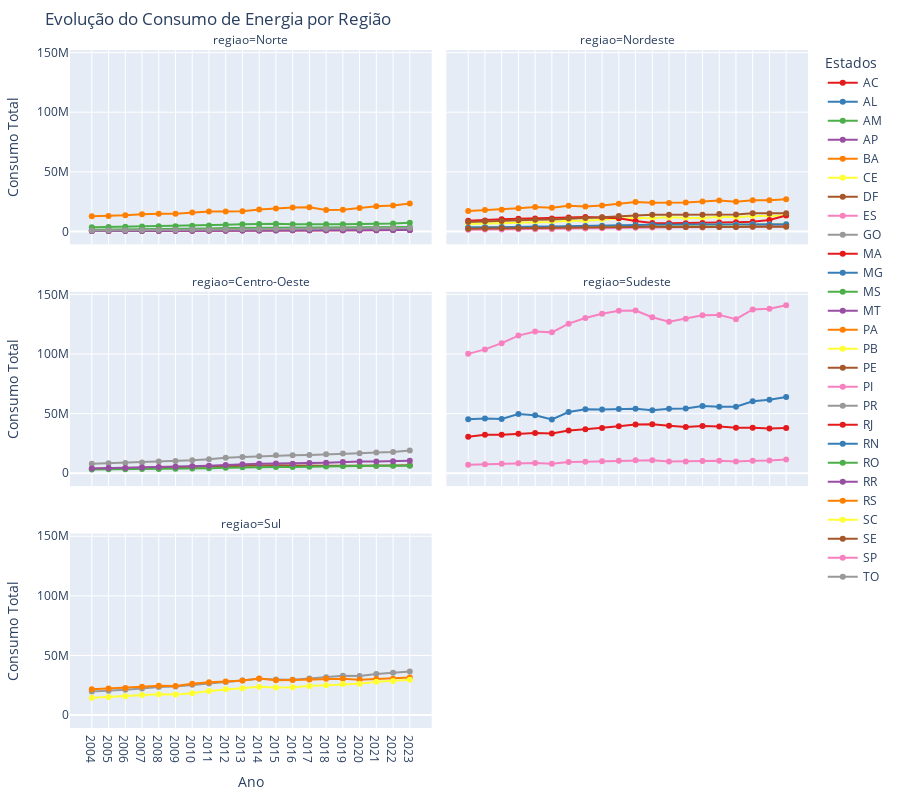

The notebook cell saved with this chart:
### Code cell
# Criar o gráfico interativo com Plotly Express
fig = px.line(
    df_consumo_ano_estado, 
    x="ano", 
    y="consumo", 
    color="sigla_uf", 
    facet_col="regiao",  # Criar subplots por região
    facet_col_wrap=2,  # Número de colunas de subplots
    markers=True,  # Adicionar marcadores
    title="Evolução do Consumo de Energia por Região",
    labels={"ano": "Ano", "consumo": "Consumo Total", "sigla_uf": "Estado"},
    color_discrete_sequence=px.colors.qualitative.Set1
)

# Melhorar layout
fig.update_layout(
    height=800,  # Ajustar altura do gráfico
    margin=dict(t=50, l=50, r=50, b=50),  # Margens
    legend_title="Estados",
    hovermode="x unified"  # Tooltip unificado ao passar o mouse
)

# Melhorar o eixo X (anos inteiros)
fig.update_xaxes(tickmode="array", tickvals=df_consumo_ano_estado["ano"].unique())

# Exibir gráfico interativo
fig.show()

### Figure 1 — Plotly figure (JSON) as saved in the notebook; plotly's stock layout.template omitted (floating-point values rounded to 4 significant figures)
{"data": [{"hovertemplate": "Estado=AC<br>regiao=Norte<br>Ano=%{x}<br>Consumo Total=%{y}<extra></extra>", "legendgroup": "AC", "line": {"color": "rgb(228,26,28)", "dash": "solid"}, "marker": {"symbol": "circle"}, "mode": "lines+markers", "name": "AC", "orientation": "v", "showlegend": true, "type": "scatter", "x": [2004, 2005, 2006, 2007, 2008, 2009, 2010, 2011, 2012, 2013, 2014, 2015, 2016, 2017, 2018, 2019, 2020, 2021, 2022, 2023], "xaxis": "x5", "y": [415771, 457354, 504746, 541318, 582603, 621266, 673246, 728359, 821973, 844106, 886560, 973737, 1014245, 1074277, 978806, 1080968, 1102547, 1095123, 1153685, 1246444], "yaxis": "y5"}, {"hovertemplate": "Estado=AL<br>regiao=Nordeste<br>Ano=%{x}<br>Consumo Total=%{y}<extra></extra>", "legendgroup": "AL", "line": {"color": "rgb(55,126,184)", "dash": "solid"}, "marker": {"symbol": "circle"}, "mode": "lines+markers", "name": "AL", "orientation": "v", "showlegend": true, "type": "scatter", "x": [2004, 2005, 2006, 2007, 2008, 2009, 2010, 2011, 2012, 2013, 2014, 2015, 2016, 2017, 2018, 2019, 2020, 2021, 2022, 2023], "xaxis": "x6", "y": [3390490, 3639834, 3602191, 3746798, 3908132, 3782090, 4005367, 3882451, 4447021, 4786569, 4949613, 4910480, 4880506, 4959862, 4708714, 4128325, 3948183, 4634686, 4960146, 5434198], "yaxis": "y6"}, {"hovertemplate": "Estado=AM<br>regiao=Norte<br>Ano=%{x}<br>Consumo Total=%{y}<extra></extra>", "legendgroup": "AM", "line": {"color": "rgb(77,175,74)", "dash": "solid"}, "marker": {"symbol": "circle"}, "mode": "lines+markers", "name": "AM", "orientation": "v", "showlegend": true, "type": "scatter", "x": [2004, 2005, 2006, 2007, 2008, 2009, 2010, 2011, 2012, 2013, 2014, 2015, 2016, 2017, 2018, 2019, 2020, 2021, 2022, 2023], "xaxis": "x5", "y": [3525094, 3744608, 3924424, 4135656, 4355963, 4361756, 4815239, 5085352, 5596326, 5966223, 6275225, 6357216, 5990565, 5852472, 5966402, 6141975, 6208102, 6187928, 6714757, 7284288], "yaxis": "y5"}, {"hovertemplate": "Estado=AP<br>regiao=Norte<br>Ano=%{x}<br>Consumo Total=%{y}<extra></extra>", "legendgroup": "AP", "line": {"color": "rgb(152,78,163)", "dash": "solid"}, "marker": {"symbol": "circle"}, "mode": "lines+markers", "name": "AP", "orientation": "v", "showlegend": true, "type": "scatter", "x": [2004, 2005, 2006, 2007, 2008, 2009, 2010, 2011, 2012, 2013, 2014, 2015, 2016, 2017, 2018, 2019, 2020, 2021, 2022, 2023], "xaxis": "x5", "y": [501434, 563899, 600867, 625922, 667443, 708257, 785874, 825072, 881936, 960896, 1014621, 1055721, 1114396, 1073095, 1053654, 1074205, 1018805, 1139985, 1126457, 1208143], "yaxis": "y5"}, {"hovertemplate": "Estado=BA<br>regiao=Nordeste<br>Ano=%{x}<br>Consumo Total=%{y}<extra></extra>", "legendgroup": "BA", "line": {"color": "rgb(255,127,0)", "dash": "solid"}, "marker": {"symbol": "circle"}, "mode": "lines+markers", "name": "BA", "orientation": "v", "showlegend": true, "type": "scatter", "x": [2004, 2005, 2006, 2007, 2008, 2009, 2010, 2011, 2012, 2013, 2014, 2015, 2016, 2017, 2018, 2019, 2020, 2021, 2022, 2023], "xaxis": "x6", "y": [17248063, 17929759, 18263596, 19375797, 20440096, 19850138, 21541106, 20959399, 21811360, 23321687, 24744981, 24149091, 23945410, 24331448, 25092078, 25919723, 24825275, 26198552, 26262880, 27101657], "yaxis": "y6"}, {"hovertemplate": "Estado=CE<br>regiao=Nordeste<br>Ano=%{x}<br>Consumo Total=%{y}<extra></extra>", "legendgroup": "CE", "line": {"color": "rgb(255,255,51)", "dash": "solid"}, "marker": {"symbol": "circle"}, "mode": "lines+markers", "name": "CE", "orientation": "v", "showlegend": true, "type": "scatter", "x": [2004, 2005, 2006, 2007, 2008, 2009, 2010, 2011, 2012, 2013, 2014, 2015, 2016, 2017, 2018, 2019, 2020, 2021, 2022, 2023], "xaxis": "x6", "y": [6328325, 6823665, 6978943, 7298821, 7622854, 7917682, 8876027, 9027635, 10024612, 10808636, 11356502, 11325726, 11913850, 11424147, 11265420, 12279930, 11947947, 12970303, 12884550, 13447305], "yaxis": "y6"}, {"hovertemplate": "Estado=DF<br>regiao=Centro-Oeste<br>Ano=%{x}<br>Consumo Total=%{y}<extra></extra>", "legendgroup": "DF", "line": {"color": "rgb(166,86,40)", "dash": "solid"}, "marker": {"symbol": "circle"}, "mode": "lines+markers", "name": "DF", "orientation": "v", "showlegend": true, "type": "scatter", "x": [2004, 2005, 2006, 2007, 2008, 2009, 2010, 2011, 2012, 2013, 2014, 2015, 2016, 2017, 2018, 2019, 2020, 2021, 2022, 2023], "xaxis": "x3", "y": [3858423, 4102910, 4309610, 4631076, 4920522, 5245733, 5602206, 5917947, 6181366, 6533439, 6772356, 6648001, 6510667, 6210197, 6219642, 6315381, 6169523, 6406674, 6488096, 6656606], "yaxis": "y3"}, {"hovertemplate": "Estado=ES<br>regiao=Sudeste<br>Ano=%{x}<br>Consumo Total=%{y}<extra></extra>", "legendgroup": "ES", "line": {"color": "rgb(247,129,191)", "dash": "solid"}, "marker": {"symbol": "circle"}, "mode": "lines+markers", "name": "ES", "orientation": "v", "showlegend": true, "type": "scatter", "x": [2004, 2005, 2006, 2007, 2008, 2009, 2010, 2011, 2012, 2013, 2014, 2015, 2016, 2017, 2018, 2019, 2020, 2021, 2022, 2023], "xaxis": "x4", "y": [7134062, 7606230, 8022290, 8444334, 8602203, 7970251, 9386053, 9767563, 10060032, 10492409, 10925158, 11014931, 9836409, 9785083, 10199952, 10462779, 9913126, 10585897, 10763915, 11651245], "yaxis": "y4"}, {"hovertemplate": "Estado=GO<br>regiao=Centro-Oeste<br>Ano=%{x}<br>Consumo Total=%{y}<extra></extra>", "legendgroup": "GO", "line": {"color": "rgb(153,153,153)", "dash": "solid"}, "marker": {"symbol": "circle"}, "mode": "lines+markers", "name": "GO", "orientation": "v", "showlegend": true, "type": "scatter", "x": [2004, 2005, 2006, 2007, 2008, 2009, 2010, 2011, 2012, 2013, 2014, 2015, 2016, 2017, 2018, 2019, 2020, 2021, 2022, 2023], "xaxis": "x3", "y": [8050750, 8472127, 8615377, 9060644, 9868917, 10303616, 10905277, 11706392, 13004378, 13614606, 14237865, 15030784, 15078646, 15366607, 16024163, 16503100, 16703988, 17324435, 17762867, 19076041], "yaxis": "y3"}, {"hovertemplate": "Estado=MA<br>regiao=Nordeste<br>Ano=%{x}<br>Consumo Total=%{y}<extra></extra>", "legendgroup": "MA", "line": {"color": "rgb(228,26,28)", "dash": "solid"}, "marker": {"symbol": "circle"}, "mode": "lines+markers", "name": "MA", "orientation": "v", "showlegend": true, "type": "scatter", "x": [2004, 2005, 2006, 2007, 2008, 2009, 2010, 2011, 2012, 2013, 2014, 2015, 2016, 2017, 2018, 2019, 2020, 2021, 2022, 2023], "xaxis": "x6", "y": [8919920, 9220382, 10129483, 10716948, 10965788, 10793787, 11613215, 12052756, 11699797, 10999197, 8700114, 7037798, 6823586, 6904708, 7099209, 7511233, 7717735, 8146906, 9612313, 13378126], "yaxis": "y6"}, {"hovertemplate": "Estado=MG<br>regiao=Sudeste<br>Ano=%{x}<br>Consumo Total=%{y}<extra></extra>", "legendgroup": "MG", "line": {"color": "rgb(55,126,184)", "dash": "solid"}, "marker": {"symbol": "circle"}, "mode": "lines+markers", "name": "MG", "orientation": "v", "showlegend": true, "type": "scatter", "x": [2004, 2005, 2006, 2007, 2008, 2009, 2010, 2011, 2012, 2013, 2014, 2015, 2016, 2017, 2018, 2019, 2020, 2021, 2022, 2023], "xaxis": "x4", "y": [45308746, 45992571, 45566946, 49630277, 48659069, 45091485, 51312857, 53610710, 53407057, 53898884, 54172635, 52816798, 54102216, 54240396, 56471748, 55896331, 55775602, 60373939, 61588177, 64024386], "yaxis": "y4"}, {"hovertemplate": "Estado=MS<br>regiao=Centro-Oeste<br>Ano=%{x}<br>Consumo Total=%{y}<extra></extra>", "legendgroup": "MS", "line": {"color": "rgb(77,175,74)", "dash": "solid"}, "marker": {"symbol": "circle"}, "mode": "lines+markers", "name": "MS", "orientation": "v", "showlegend": true, "type": "scatter", "x": [2004, 2005, 2006, 2007, 2008, 2009, 2010, 2011, 2012, 2013, 2014, 2015, 2016, 2017, 2018, 2019, 2020, 2021, 2022, 2023], "xaxis": "x3", "y": [3262925, 3346901, 3367714, 3524755, 3638741, 3806707, 4017307, 4302164, 4693952, 5097806, 5345363, 5337826, 5246143, 5569320, 5764937, 6142048, 6270772, 6341349, 6306896, 6409696], "yaxis": "y3"}, {"hovertemplate": "Estado=MT<br>regiao=Centro-Oeste<br>Ano=%{x}<br>Consumo Total=%{y}<extra></extra>", "legendgroup": "MT", "line": {"color": "rgb(152,78,163)", "dash": "solid"}, "marker": {"symbol": "circle"}, "mode": "lines+markers", "name": "MT", "orientation": "v", "showlegend": true, "type": "scatter", "x": [2004, 2005, 2006, 2007, 2008, 2009, 2010, 2011, 2012, 2013, 2014, 2015, 2016, 2017, 2018, 2019, 2020, 2021, 2022, 2023], "xaxis": "x3", "y": [4047583, 4321016, 4399024, 4814863, 5224219, 5540317, 5785690, 6278019, 6838032, 7509598, 8025345, 8112242, 8028008, 8575161, 8841629, 9458027, 9799945, 9770016, 9998816, 10514640], "yaxis": "y3"}, {"hovertemplate": "Estado=PA<br>regiao=Norte<br>Ano=%{x}<br>Consumo Total=%{y}<extra></extra>", "legendgroup": "PA", "line": {"color": "rgb(255,127,0)", "dash": "solid"}, "marker": {"symbol": "circle"}, "mode": "lines+markers", "name": "PA", "orientation": "v", "showlegend": true, "type": "scatter", "x": [2004, 2005, 2006, 2007, 2008, 2009, 2010, 2011, 2012, 2013, 2014, 2015, 2016, 2017, 2018, 2019, 2020, 2021, 2022, 2023], "xaxis": "x5", "y": [12748406, 13047743, 13651720, 14432521, 14930966, 14767254, 15793909, 16652637, 16648088, 16972009, 18406153, 19337093, 20108743, 20293458, 18030086, 18191651, 19574298, 21136197, 21737466, 23373512], "yaxis": "y5"}, {"hovertemplate": "Estado=PB<br>regiao=Nordeste<br>Ano=%{x}<br>Consumo Total=%{y}<extra></extra>", "legendgroup": "PB", "line": {"color": "rgb(255,255,51)", "dash": "solid"}, "marker": {"symbol": "circle"}, "mode": "lines+markers", "name": "PB", "orientation": "v", "showlegend": true, "type": "scatter", "x": [2004, 2005, 2006, 2007, 2008, 2009, 2010, 2011, 2012, 2013, 2014, 2015, 2016, 2017, 2018, 2019, 2020, 2021, 2022, 2023], "xaxis": "x6", "y": [2891201, 3100800, 3279057, 3412362, 3621545, 3714493, 4181053, 4256661, 4570022, 4910300, 5103360, 5179542, 5189204, 5250663, 5406760, 5586642, 5597853, 5881354, 5750917, 5974533], "yaxis": "y6"}, {"hovertemplate": "Estado=PE<br>regiao=Nordeste<br>Ano=%{x}<br>Consumo Total=%{y}<extra></extra>", "legendgroup": "PE", "line": {"color": "rgb(166,86,40)", "dash": "solid"}, "marker": {"symbol": "circle"}, "mode": "lines+markers", "name": "PE", "orientation": "v", "showlegend": true, "type": "scatter", "x": [2004, 2005, 2006, 2007, 2008, 2009, 2010, 2011, 2012, 2013, 2014, 2015, 2016, 2017, 2018, 2019, 2020, 2021, 2022, 2023], "xaxis": "x6", "y": [7939009, 8497972, 8755780, 9329829, 9730052, 10088606, 10936333, 11290773, 11831506, 12935106, 13459323, 13954862, 13996074, 14086846, 14074844, 14555148, 14152877, 15212339, 15025129, 15184052], "yaxis": "y6"}, {"hovertemplate": "Estado=PI<br>regiao=Nordeste<br>Ano=%{x}<br>Consumo Total=%{y}<extra></extra>", "legendgroup": "PI", "line": {"color": "rgb(247,129,191)", "dash": "solid"}, "marker": {"symbol": "circle"}, "mode": "lines+markers", "name": "PI", "orientation": "v", "showlegend": true, "type": "scatter", "x": [2004, 2005, 2006, 2007, 2008, 2009, 2010, 2011, 2012, 2013, 2014, 2015, 2016, 2017, 2018, 2019, 2020, 2021, 2022, 2023], "xaxis": "x6", "y": [1507089, 1613678, 1654741, 1751050, 1843015, 1903228, 2225664, 2392555, 2734312, 2891679, 3086365, 3293086, 3380711, 3480578, 3408103, 3663840, 3699427, 3961502, 3995874, 4366618], "yaxis": "y6"}, {"hovertemplate": "Estado=PR<br>regiao=Sul<br>Ano=%{x}<br>Consumo Total=%{y}<extra></extra>", "legendgroup": "PR", "line": {"color": "rgb(153,153,153)", "dash": "solid"}, "marker": {"symbol": "circle"}, "mode": "lines+markers", "name": "PR", "orientation": "v", "showlegend": true, "type": "scatter", "x": [2004, 2005, 2006, 2007, 2008, 2009, 2010, 2011, 2012, 2013, 2014, 2015, 2016, 2017, 2018, 2019, 2020, 2021, 2022, 2023], "xaxis": "x", "y": [19872884, 20475716, 21273638, 22331180, 23611265, 23903892, 25355359, 26554400, 27790257, 29029099, 30386956, 29861017, 29597885, 30725539, 31819788, 32924612, 32867142, 34518664, 35467623, 36646540], "yaxis": "y"}, {"hovertemplate": "Estado=RJ<br>regiao=Sudeste<br>Ano=%{x}<br>Consumo Total=%{y}<extra></extra>", "legendgroup": "RJ", "line": {"color": "rgb(228,26,28)", "dash": "solid"}, "marker": {"symbol": "circle"}, "mode": "lines+markers", "name": "RJ", "orientation": "v", "showlegend": true, "type": "scatter", "x": [2004, 2005, 2006, 2007, 2008, 2009, 2010, 2011, 2012, 2013, 2014, 2015, 2016, 2017, 2018, 2019, 2020, 2021, 2022, 2023], "xaxis": "x4", "y": [30535178, 32227651, 32393559, 33251175, 33722657, 33310868, 35801197, 37007925, 38049534, 39469177, 40933568, 41128936, 39903433, 38882167, 39699306, 39243486, 38118629, 38246439, 37536150, 37953420], "yaxis": "y4"}, {"hovertemplate": "Estado=RN<br>regiao=Nordeste<br>Ano=%{x}<br>Consumo Total=%{y}<extra></extra>", "legendgroup": "RN", "line": {"color": "rgb(55,126,184)", "dash": "solid"}, "marker": {"symbol": "circle"}, "mode": "lines+markers", "name": "RN", "orientation": "v", "showlegend": true, "type": "scatter", "x": [2004, 2005, 2006, 2007, 2008, 2009, 2010, 2011, 2012, 2013, 2014, 2015, 2016, 2017, 2018, 2019, 2020, 2021, 2022, 2023], "xaxis": "x6", "y": [3195523, 3535315, 3733632, 3954028, 4041745, 4127279, 4523331, 4577980, 4870059, 5216146, 5465620, 5516601, 5588536, 5625411, 5702407, 5788607, 5638124, 6038024, 5848964, 5965650], "yaxis": "y6"}, {"hovertemplate": "Estado=RO<br>regiao=Norte<br>Ano=%{x}<br>Consumo Total=%{y}<extra></extra>", "legendgroup": "RO", "line": {"color": "rgb(77,175,74)", "dash": "solid"}, "marker": {"symbol": "circle"}, "mode": "lines+markers", "name": "RO", "orientation": "v", "showlegend": true, "type": "scatter", "x": [2004, 2005, 2006, 2007, 2008, 2009, 2010, 2011, 2012, 2013, 2014, 2015, 2016, 2017, 2018, 2019, 2020, 2021, 2022, 2023], "xaxis": "x5", "y": [1344907, 1439326, 1523904, 1633805, 1749852, 1913755, 2184581, 2377847, 2826148, 2930424, 3031531, 3033049, 2944371, 3066940, 3153153, 3247591, 3387604, 3359242, 3573754, 3806584], "yaxis": "y5"}, {"hovertemplate": "Estado=RR<br>regiao=Norte<br>Ano=%{x}<br>Consumo Total=%{y}<extra></extra>", "legendgroup": "RR", "line": {"color": "rgb(152,78,163)", "dash": "solid"}, "marker": {"symbol": "circle"}, "mode": "lines+markers", "name": "RR", "orientation": "v", "showlegend": true, "type": "scatter", "x": [2004, 2005, 2006, 2007, 2008, 2009, 2010, 2011, 2012, 2013, 2014, 2015, 2016, 2017, 2018, 2019, 2020, 2021, 2022, 2023], "xaxis": "x5", "y": [369864, 379531, 381906, 425294, 449998, 491253, 542696, 586999, 661925, 705117, 801664, 883031, 915100, 917813, 945412, 932072, 975286, 1035797, 1135446, 1275539], "yaxis": "y5"}, {"hovertemplate": "Estado=RS<br>regiao=Sul<br>Ano=%{x}<br>Consumo Total=%{y}<extra></extra>", "legendgroup": "RS", "line": {"color": "rgb(255,127,0)", "dash": "solid"}, "marker": {"symbol": "circle"}, "mode": "lines+markers", "name": "RS", "orientation": "v", "showlegend": true, "type": "scatter", "x": [2004, 2005, 2006, 2007, 2008, 2009, 2010, 2011, 2012, 2013, 2014, 2015, 2016, 2017, 2018, 2019, 2020, 2021, 2022, 2023], "xaxis": "x", "y": [21572560, 22243923, 22695845, 23785390, 24706605, 24444234, 26228631, 27629548, 28111432, 28955999, 30637596, 29244578, 29521055, 29927350, 30417966, 30425525, 29620946, 30357345, 30580761, 31469571], "yaxis": "y"}, {"hovertemplate": "Estado=SC<br>regiao=Sul<br>Ano=%{x}<br>Consumo Total=%{y}<extra></extra>", "legendgroup": "SC", "line": {"color": "rgb(255,255,51)", "dash": "solid"}, "marker": {"symbol": "circle"}, "mode": "lines+markers", "name": "SC", "orientation": "v", "showlegend": true, "type": "scatter", "x": [2004, 2005, 2006, 2007, 2008, 2009, 2010, 2011, 2012, 2013, 2014, 2015, 2016, 2017, 2018, 2019, 2020, 2021, 2022, 2023], "xaxis": "x", "y": [14498221, 15171517, 15724291, 16879813, 17582089, 17180143, 18349922, 20285839, 21588918, 22407573, 23793952, 23048727, 23306707, 24344285, 24935442, 26070735, 26214866, 27884516, 28634954, 29741073], "yaxis": "y"}, {"hovertemplate": "Estado=SE<br>regiao=Nordeste<br>Ano=%{x}<br>Consumo Total=%{y}<extra></extra>", "legendgroup": "SE", "line": {"color": "rgb(166,86,40)", "dash": "solid"}, "marker": {"symbol": "circle"}, "mode": "lines+markers", "name": "SE", "orientation": "v", "showlegend": true, "type": "scatter", "x": [2004, 2005, 2006, 2007, 2008, 2009, 2010, 2011, 2012, 2013, 2014, 2015, 2016, 2017, 2018, 2019, 2020, 2021, 2022, 2023], "xaxis": "x6", "y": [2366316, 2542673, 2662784, 2781415, 2929944, 3066461, 3294849, 3473595, 3621713, 3824569, 3881324, 3846755, 3783529, 3667573, 3740998, 3704964, 3642143, 3873634, 3851115, 3985945], "yaxis": "y6"}, {"hovertemplate": "Estado=SP<br>regiao=Sudeste<br>Ano=%{x}<br>Consumo Total=%{y}<extra></extra>", "legendgroup": "SP", "line": {"color": "rgb(247,129,191)", "dash": "solid"}, "marker": {"symbol": "circle"}, "mode": "lines+markers", "name": "SP", "orientation": "v", "showlegend": true, "type": "scatter", "x": [2004, 2005, 2006, 2007, 2008, 2009, 2010, 2011, 2012, 2013, 2014, 2015, 2016, 2017, 2018, 2019, 2020, 2021, 2022, 2023], "xaxis": "x4", "y": [100149287, 103906696, 109148413, 115459385, 118959835, 118182361, 125504595, 130282185, 133742258, 136244333, 136481805, 130814731, 127170671, 129607076, 132435008, 132848365, 129224424, 137360079, 138022565, 140991798], "yaxis": "y4"}, {"hovertemplate": "Estado=TO<br>regiao=Norte<br>Ano=%{x}<br>Consumo Total=%{y}<extra></extra>", "legendgroup": "TO", "line": {"color": "rgb(153,153,153)", "dash": "solid"}, "marker": {"symbol": "circle"}, "mode": "lines+markers", "name": "TO", "orientation": "v", "showlegend": true, "type": "scatter", "x": [2004, 2005, 2006, 2007, 2008, 2009, 2010, 2011, 2012, 2013, 2014, 2015, 2016, 2017, 2018, 2019, 2020, 2021, 2022, 2023], "xaxis": "x5", "y": [882676, 931922, 964280, 1055558, 1136257, 1219458, 1426164, 1502865, 1612345, 1816902, 1947897, 2074755, 2178070, 2232216, 2308357, 2418061, 2453172, 2524330, 2656190, 2844506], "yaxis": "y5"}], "layout": {"annotations": [{"font": {}, "showarrow": false, "text": "regiao=Sul", "x": 0.245, "xanchor": "center", "xref": "paper", "y": 0.2867, "yanchor": "bottom", "yref": "paper"}, {"font": {}, "showarrow": false, "text": "regiao=Centro-Oeste", "x": 0.245, "xanchor": "center", "xref": "paper", "y": 0.6433, "yanchor": "bottom", "yref": "paper"}, {"font": {}, "showarrow": false, "text": "regiao=Sudeste", "x": 0.755, "xanchor": "center", "xref": "paper", "y": 0.6433, "yanchor": "bottom", "yref": "paper"}, {"font": {}, "showarrow": false, "text": "regiao=Norte", "x": 0.245, "xanchor": "center", "xref": "paper", "y": 1.0, "yanchor": "bottom", "yref": "paper"}, {"font": {}, "showarrow": false, "text": "regiao=Nordeste", "x": 0.755, "xanchor": "center", "xref": "paper", "y": 1.0, "yanchor": "bottom", "yref": "paper"}], "height": 800, "hovermode": "x unified", "legend": {"title": {"text": "Estados"}, "tracegroupgap": 0}, "margin": {"b": 50, "l": 50, "r": 50, "t": 50}, "title": {"text": "Evolução do Consumo de Energia por Região"}, "xaxis": {"anchor": "y", "domain": [0, 0.49], "tickmode": "array", "tickvals": [2004, 2005, 2006, 2007, 2008, 2009, 2010, 2011, 2012, 2013, 2014, 2015, 2016, 2017, 2018, 2019, 2020, 2021, 2022, 2023], "title": {"text": "Ano"}}, "xaxis2": {"anchor": "y2", "domain": [0.51, 1], "matches": "x", "tickmode": "array", "tickvals": [2004, 2005, 2006, 2007, 2008, 2009, 2010, 2011, 2012, 2013, 2014, 2015, 2016, 2017, 2018, 2019, 2020, 2021, 2022, 2023], "title": {"text": "Ano"}}, "xaxis3": {"anchor": "y3", "domain": [0, 0.49], "matches": "x", "showticklabels": false, "tickmode": "array", "tickvals": [2004, 2005, 2006, 2007, 2008, 2009, 2010, 2011, 2012, 2013, 2014, 2015, 2016, 2017, 2018, 2019, 2020, 2021, 2022, 2023]}, "xaxis4": {"anchor": "y4", "domain": [0.51, 1], "matches": "x", "showticklabels": false, "tickmode": "array", "tickvals": [2004, 2005, 2006, 2007, 2008, 2009, 2010, 2011, 2012, 2013, 2014, 2015, 2016, 2017, 2018, 2019, 2020, 2021, 2022, 2023]}, "xaxis5": {"anchor": "y5", "domain": [0, 0.49], "matches": "x", "showticklabels": false, "tickmode": "array", "tickvals": [2004, 2005, 2006, 2007, 2008, 2009, 2010, 2011, 2012, 2013, 2014, 2015, 2016, 2017, 2018, 2019, 2020, 2021, 2022, 2023]}, "xaxis6": {"anchor": "y6", "domain": [0.51, 1], "matches": "x", "showticklabels": false, "tickmode": "array", "tickvals": [2004, 2005, 2006, 2007, 2008, 2009, 2010, 2011, 2012, 2013, 2014, 2015, 2016, 2017, 2018, 2019, 2020, 2021, 2022, 2023]}, "yaxis": {"anchor": "x", "domain": [0, 0.2867], "title": {"text": "Consumo Total"}}, "yaxis2": {"anchor": "x2", "domain": [0, 0.2867], "matches": "y", "showticklabels": false}, "yaxis3": {"anchor": "x3", "domain": [0.3567, 0.6433], "matches": "y", "title": {"text": "Consumo Total"}}, "yaxis4": {"anchor": "x4", "domain": [0.3567, 0.6433], "matches": "y", "showticklabels": false}, "yaxis5": {"anchor": "x5", "domain": [0.7133, 1.0], "matches": "y", "title": {"text": "Consumo Total"}}, "yaxis6": {"anchor": "x6", "domain": [0.7133, 1.0], "matches": "y", "showticklabels": false}}}
